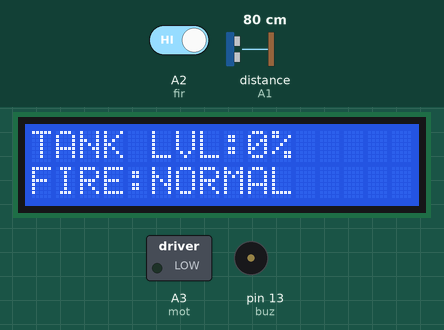
A sketch run on a simulated Arduino Uno, built with avr-gcc and run on an emulated ATmega328P. Parts: 16×2 character LCD, switched loads named in the sketch (green lamp = pin HIGH), buzzer (waves = sounding, pin HIGH). Wiring (inferred from the names in the program): ultrasonic range finder: trigger A0; echo A1. The test bench sets the inputs (shaded band); at power-on: A2 (fir) HIGH, distance to the obstacle (sensor on A1) 80 cm. The echo pulse lasts 58.3 µs per cm; pins used as bus, display or sensor lines are not drawn; what the sketch prints to the serial monitor is not drawn.

Above: at 1.3 s.
1.4 s: A2 (fir) driven LOW
At 2.5 s:
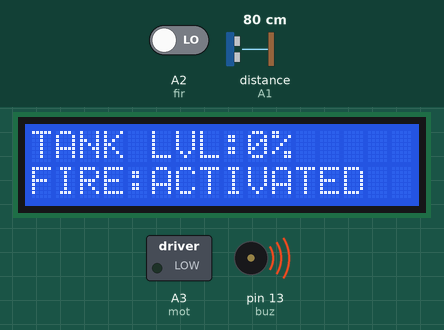
2.9 s: distance to the obstacle (sensor on A1) set to 4 cm
At 4.0 s:
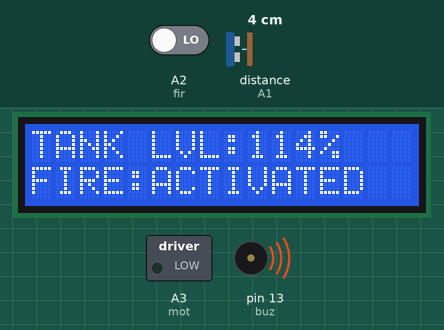
4.5 s: A2 (fir) driven HIGH
At 5.3 s:
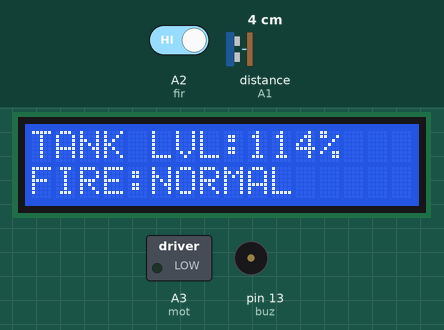
6.4 s: distance to the obstacle (sensor on A1) set to 9 cm
At 7.4 s:
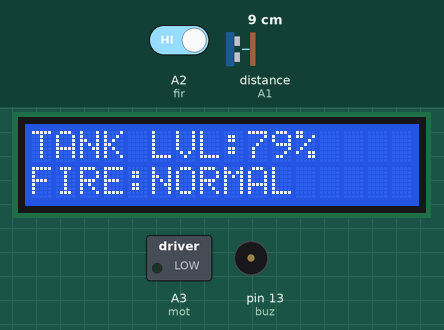
8.0 s: distance to the obstacle (sensor on A1) set to 18 cm
At 8.6 s:
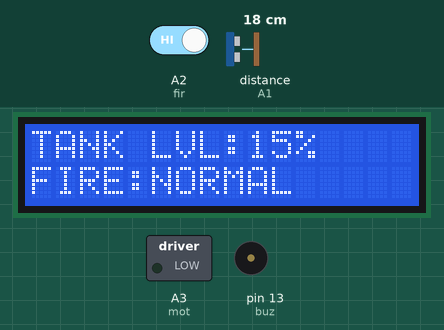
Timing chart, 0 to 10.6 s (numbered marks = the images above; inputs shaded):
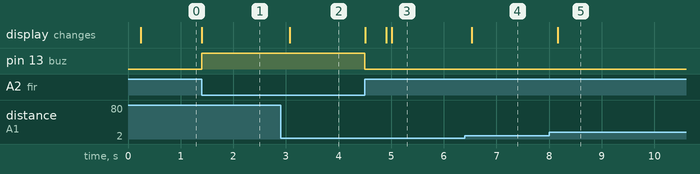

Measured:
- after the input at 1.4 s, pin 13 (buz): LOW → HIGH at once; the display: changes at once (image 1)
- after the input at 2.9 s, the display: changes after 0.18 s (image 2)
- after the input at 4.5 s, pin 13 (buz): HIGH → LOW at once; the display: changes at once (image 3)
- after the input at 6.4 s, the display: changes after 0.13 s (image 4)
- after the input at 8.0 s, the display: changes after 0.16 s (image 5)

The sketch:

water_lvl_us_fir.ino
```cpp
#include <LiquidCrystal.h>
#include <Servo.h>
Servo myservo;
LiquidCrystal lcd(2, 3, 4, 5, 6, 7);
unsigned char sdata=0,rx[40],r;
const int trigPin1 = A0;
const int echoPin1 = A1;
int us1,tl,mot=A3,buz=13,fir=A2,k='1';
void setup()
{
  Serial.begin(9600);
  pinMode(mot,OUTPUT);
  pinMode(buz,OUTPUT);
  pinMode(fir,INPUT);
  lcd.begin(16, 2);
  // Print a message to the LCD.
  lcd.setCursor(0, 0);
  lcd.print("WATER LEVEL CTRL");
  lcd.setCursor(0, 1);
  lcd.print("   SYSTEM       ");

  //delay(2000);
  lcd.begin(16, 2);
  lcd.setCursor(0, 0);
  lcd.print("TANK LVL:       ");
  lcd.setCursor(0, 1);
  lcd.print("FIRE:NORMAL     ");
}
void loop()
{
  //delay(300);
  u1();
  //Serial.println(us1);
  //u2();
  if(us1>1 && us1<31)
  tl=map(us1, 5,19,100,0);
  lcd.setCursor(9, 0);lcd.print(tl);lcd.print("% ");
  if(digitalRead(A2)==0 && k=='1')
  {
    Serial.println("ATD9502733981;");//delay(3000);
    //Serial.println("ATH");delay(2000);
    digitalWrite(buz,HIGH);
    k='0';
    lcd.setCursor(0, 1);
    lcd.print("FIRE:ACTIVATED  ");delay(300);
  }
  else if(digitalRead(A2)==1 && k=='0')
  {
    k='1';
    digitalWrite(buz,LOW);
    Serial.println("kk");
    lcd.setCursor(0, 1);
    lcd.print("FIRE:NORMAL     ");delay(300);
  }
  /*if(tl<10)
  {
    //digitalWrite(buz,HIGH);delay(50);
    //digitalWrite(buz,LOW);delay(10);
    lcd.begin(16, 2);
    lcd.setCursor(0, 0);
    lcd.print("TANK LVL:");lcd.print(tl);lcd.print("% ");
    lcd.setCursor(0, 1);
    lcd.print("MOTOR:ON       ");
    //digitalWrite(mot,HIGH);
    delay(100);
  }
  else if(tl>99)
  {
    lcd.setCursor(0, 0);
    lcd.print("TANK LVL:");lcd.print(tl);lcd.print(" ");
    lcd.setCursor(0, 1);
    lcd.print("MOTOR:OFF       ");
    digitalWrite(mot,LOW);
    delay(100);
  }  */
}
long microsecondsToInches(long microseconds)
{
  // According to Parallax's datasheet for the PING))), there are
  // 73.746 microseconds per inch (i.e. sound travels at 1130 feet per
  // second).  This gives the distance travelled by the ping, outbound
  // and return, so we divide by 2 to get the distance of the obstacle.
  // See: http://www.parallax.com/dl/docs/prod/acc/28015-PING-v1.3.pdf
  return microseconds / 74 / 2;
}

long microsecondsToCentimeters(long microseconds)
{
  // The speed of sound is 340 m/s or 29 microseconds per centimeter.
  // The ping travels out and back, so to find the distance of the
  // object we take half of the distance travelled.
  return microseconds / 29 / 2;
}
void u1()
{
  // establish variables for duration of the ping,
  // and the distance result in inches and centimeters:
  long duration1, inches1, cm1;

  // The sensor is triggered by a HIGH pulse of 10 or more microseconds.
  // Give a short LOW pulse beforehand to ensure a clean HIGH pulse:
  pinMode(trigPin1, OUTPUT);
  digitalWrite(trigPin1, LOW);
  delayMicroseconds(2);
  digitalWrite(trigPin1, HIGH);
  delayMicroseconds(10);
  digitalWrite(trigPin1, LOW);

  // Read the signal from the sensor: a HIGH pulse whose
  // duration is the time (in microseconds) from the sending
  // of the ping to the reception of its echo off of an object.
  pinMode(echoPin1, INPUT);
  duration1 = pulseIn(echoPin1, HIGH);

  // convert the time into a distance
  inches1 = microsecondsToInches(duration1);
  cm1 = microsecondsToCentimeters(duration1);
  us1=cm1;
  /*Serial.print("U1:");
  Serial.print(cm1);
  Serial.print("cm");
  Serial.println("");*/

  delay(100);
}
```
